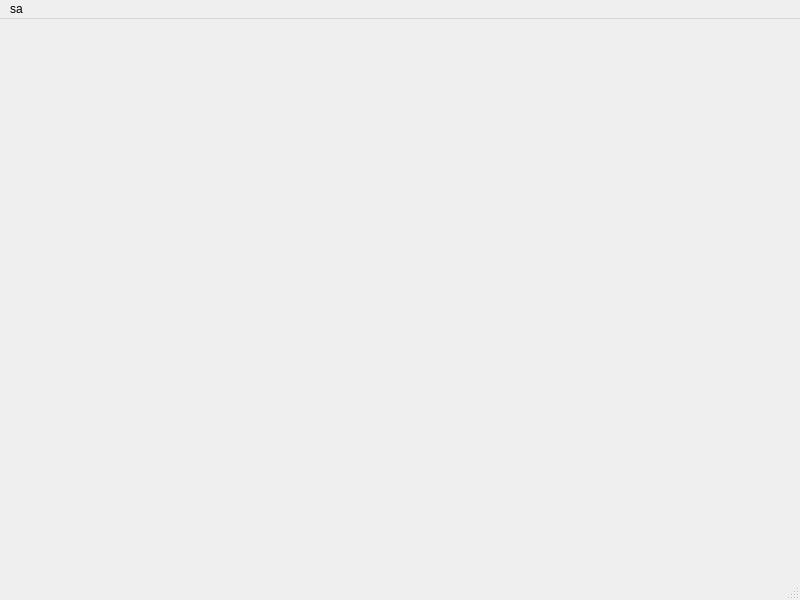
<?xml version="1.0" encoding="UTF-8"?>
<ui version="4.0">
 <class>ShapeWindows</class>
 <widget class="QMainWindow" name="ShapeWindows">
  <property name="geometry">
   <rect>
    <x>0</x>
    <y>0</y>
    <width>800</width>
    <height>600</height>
   </rect>
  </property>
  <property name="windowTitle">
   <string>MainWindow</string>
  </property>
  <widget class="QWidget" name="centralwidget"/>
  <widget class="QMenuBar" name="menubar">
   <property name="geometry">
    <rect>
     <x>0</x>
     <y>0</y>
     <width>800</width>
     <height>28</height>
    </rect>
   </property>
   <widget class="QMenu" name="menuSa">
    <property name="title">
     <string>sa</string>
    </property>
    <addaction name="actionSa"/>
    <addaction name="actionSadas"/>
   </widget>
   <addaction name="menuSa"/>
  </widget>
  <widget class="QStatusBar" name="statusbar"/>
  <action name="actionSa">
   <property name="text">
    <string>sa</string>
   </property>
  </action>
  <action name="actionSadas">
   <property name="text">
    <string>sadas</string>
   </property>
  </action>
 </widget>
 <resources/>
 <connections/>
</ui>
